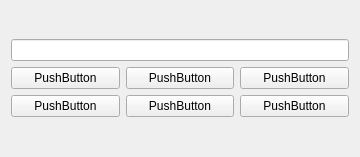
<?xml version="1.0" encoding="UTF-8"?>
<ui version="4.0">
 <class>Form</class>
 <widget class="QWidget" name="Form">
  <property name="geometry">
   <rect>
    <x>0</x>
    <y>0</y>
    <width>360</width>
    <height>157</height>
   </rect>
  </property>
  <property name="windowTitle">
   <string>Form</string>
  </property>
  <layout class="QGridLayout" name="gridLayout_2">
   <item row="0" column="0">
    <layout class="QVBoxLayout" name="verticalLayout">
     <item>
      <widget class="QLineEdit" name="lineEdit"/>
     </item>
     <item>
      <layout class="QGridLayout" name="gridLayout">
       <item row="0" column="0">
        <widget class="QPushButton" name="pushButton">
         <property name="text">
          <string>PushButton</string>
         </property>
        </widget>
       </item>
       <item row="0" column="2">
        <widget class="QPushButton" name="pushButton_3">
         <property name="text">
          <string>PushButton</string>
         </property>
        </widget>
       </item>
       <item row="1" column="0">
        <widget class="QPushButton" name="pushButton_4">
         <property name="text">
          <string>PushButton</string>
         </property>
        </widget>
       </item>
       <item row="1" column="2">
        <widget class="QPushButton" name="pushButton_6">
         <property name="text">
          <string>PushButton</string>
         </property>
        </widget>
       </item>
       <item row="1" column="1">
        <widget class="QPushButton" name="battery_pb">
         <property name="text">
          <string>PushButton</string>
         </property>
        </widget>
       </item>
       <item row="0" column="1">
        <widget class="QPushButton" name="pushButton_2">
         <property name="text">
          <string>PushButton</string>
         </property>
        </widget>
       </item>
      </layout>
     </item>
    </layout>
   </item>
  </layout>
 </widget>
 <resources/>
 <connections/>
</ui>
